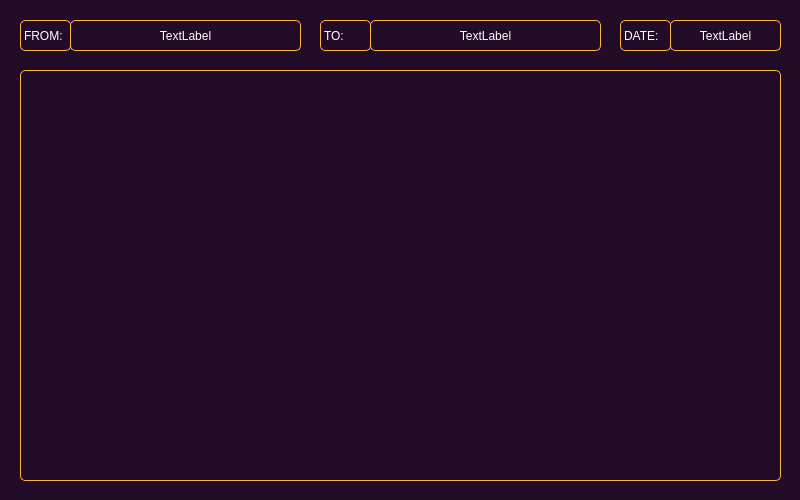
<?xml version="1.0" encoding="UTF-8"?>
<ui version="4.0">
 <class>MailOpenWindow</class>
 <widget class="QDialog" name="MailOpenWindow">
  <property name="geometry">
   <rect>
    <x>0</x>
    <y>0</y>
    <width>800</width>
    <height>500</height>
   </rect>
  </property>
  <property name="minimumSize">
   <size>
    <width>800</width>
    <height>500</height>
   </size>
  </property>
  <property name="maximumSize">
   <size>
    <width>800</width>
    <height>500</height>
   </size>
  </property>
  <property name="windowTitle">
   <string>Open Mail</string>
  </property>
  <property name="windowIcon">
   <iconset resource="general.qrc">
    <normaloff>:/images/potter.svg</normaloff>:/images/potter.svg</iconset>
  </property>
  <property name="styleSheet">
   <string notr="true">QPushButton
{
	border-radius:15px;
	background-color:#fa2569;
	color:white;
}

QPushButton:hover
{
	border-radius:15px;
	background-color:#feb83d;
	color:black;
}

QLabel
{
	background-color:rgba(0, 0, 0,0);
	border: 1px solid grey;
	border-color:#feb83d;
	border-radius: 5px;
	color:white;
}

QRadioButton
{
	border: 1px solid grey;
	border-color:#feb83d;
	border-radius: 5px;
	color:#fa2569;
}

QLineEdit
{
	background-color:rgba(0, 0, 0,0);
	border: 1px solid grey;
	border-color:#feb83d;
	border-radius: 5px;
	color:white;
}

QMessageBox 
{
    background-color: #220c28;
}

QMessageBox QLabel 
{
    	background-color:rgba(0, 0, 0,0);
	border: 1px solid grey;
	border-color:#220c28;
	border-radius: 5px;
	color:white;
}

QMessageBox QPushButton
{
	border-radius:15px;
	border: 1px solid grey;
	border-color:#fa2569;
	background-color:#220c28;
	color:white;
}

QMessageBox QPushButton::hover
{
	border-radius:15px;
	border: 1px solid grey;
	border-color:#feb83d;
	background-color:#220c28;
	color:white;
}

QTextBrowser
{
	background-color:rgba(0, 0, 0,0);
	border: 1px solid grey;
	border-color:#feb83d;
	border-radius: 5px;
	color:white;
}

#MailOpenWindow
{
	background-color:#220c28;
}
</string>
  </property>
  <widget class="QLabel" name="from_text_label">
   <property name="geometry">
    <rect>
     <x>70</x>
     <y>20</y>
     <width>231</width>
     <height>31</height>
    </rect>
   </property>
   <property name="text">
    <string>TextLabel</string>
   </property>
   <property name="alignment">
    <set>Qt::AlignCenter</set>
   </property>
  </widget>
  <widget class="QLabel" name="to_text_label">
   <property name="geometry">
    <rect>
     <x>370</x>
     <y>20</y>
     <width>231</width>
     <height>31</height>
    </rect>
   </property>
   <property name="text">
    <string>TextLabel</string>
   </property>
   <property name="alignment">
    <set>Qt::AlignCenter</set>
   </property>
  </widget>
  <widget class="QLabel" name="from_label">
   <property name="geometry">
    <rect>
     <x>20</x>
     <y>20</y>
     <width>51</width>
     <height>31</height>
    </rect>
   </property>
   <property name="text">
    <string>FROM:</string>
   </property>
  </widget>
  <widget class="QLabel" name="to_label">
   <property name="geometry">
    <rect>
     <x>320</x>
     <y>20</y>
     <width>51</width>
     <height>31</height>
    </rect>
   </property>
   <property name="text">
    <string>TO:</string>
   </property>
  </widget>
  <widget class="QTextBrowser" name="read_textBrowser">
   <property name="geometry">
    <rect>
     <x>20</x>
     <y>70</y>
     <width>761</width>
     <height>411</height>
    </rect>
   </property>
  </widget>
  <widget class="QLabel" name="date_label">
   <property name="geometry">
    <rect>
     <x>620</x>
     <y>20</y>
     <width>51</width>
     <height>31</height>
    </rect>
   </property>
   <property name="text">
    <string>DATE:</string>
   </property>
  </widget>
  <widget class="QLabel" name="date_text_label">
   <property name="geometry">
    <rect>
     <x>670</x>
     <y>20</y>
     <width>111</width>
     <height>31</height>
    </rect>
   </property>
   <property name="text">
    <string>TextLabel</string>
   </property>
   <property name="alignment">
    <set>Qt::AlignCenter</set>
   </property>
  </widget>
 </widget>
 <resources>
  <include location="general.qrc"/>
 </resources>
 <connections/>
</ui>
